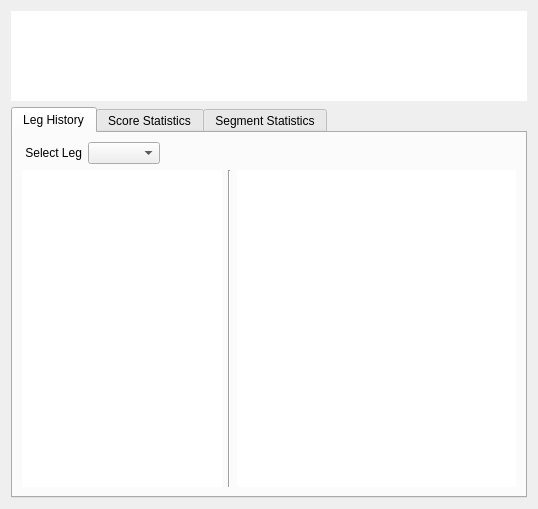
<?xml version="1.0" encoding="UTF-8"?>
<ui version="4.0">
 <class>CStatsWindowX01</class>
 <widget class="QDialog" name="CStatsWindowX01">
  <property name="geometry">
   <rect>
    <x>0</x>
    <y>0</y>
    <width>538</width>
    <height>509</height>
   </rect>
  </property>
  <property name="minimumSize">
   <size>
    <width>538</width>
    <height>0</height>
   </size>
  </property>
  <property name="maximumSize">
   <size>
    <width>538</width>
    <height>16777215</height>
   </size>
  </property>
  <property name="windowTitle">
   <string>Statistics</string>
  </property>
  <property name="styleSheet">
   <string notr="true"/>
  </property>
  <layout class="QVBoxLayout" name="verticalLayout_2">
   <item>
    <widget class="QTableView" name="tableViewGlobalGameStats">
     <property name="minimumSize">
      <size>
       <width>500</width>
       <height>0</height>
      </size>
     </property>
     <property name="maximumSize">
      <size>
       <width>16777215</width>
       <height>90</height>
      </size>
     </property>
     <property name="focusPolicy">
      <enum>Qt::NoFocus</enum>
     </property>
     <property name="frameShape">
      <enum>QFrame::NoFrame</enum>
     </property>
     <property name="frameShadow">
      <enum>QFrame::Plain</enum>
     </property>
     <property name="verticalScrollBarPolicy">
      <enum>Qt::ScrollBarAlwaysOff</enum>
     </property>
     <property name="horizontalScrollBarPolicy">
      <enum>Qt::ScrollBarAlwaysOff</enum>
     </property>
     <property name="selectionMode">
      <enum>QAbstractItemView::NoSelection</enum>
     </property>
     <property name="showGrid">
      <bool>false</bool>
     </property>
     <property name="gridStyle">
      <enum>Qt::NoPen</enum>
     </property>
     <attribute name="horizontalHeaderVisible">
      <bool>false</bool>
     </attribute>
     <attribute name="horizontalHeaderHighlightSections">
      <bool>false</bool>
     </attribute>
     <attribute name="verticalHeaderVisible">
      <bool>false</bool>
     </attribute>
     <attribute name="verticalHeaderHighlightSections">
      <bool>false</bool>
     </attribute>
    </widget>
   </item>
   <item>
    <widget class="QTabWidget" name="tabWidget">
     <property name="currentIndex">
      <number>0</number>
     </property>
     <widget class="QWidget" name="tab3">
      <attribute name="title">
       <string>Leg History</string>
      </attribute>
      <layout class="QGridLayout" name="gridLayout_2">
       <item row="0" column="0">
        <layout class="QHBoxLayout" name="horizontalLayout_3">
         <item>
          <layout class="QHBoxLayout" name="horizontalLayout_10">
           <item>
            <widget class="QLabel" name="label_select_leg">
             <property name="sizePolicy">
              <sizepolicy hsizetype="Fixed" vsizetype="Preferred">
               <horstretch>0</horstretch>
               <verstretch>0</verstretch>
              </sizepolicy>
             </property>
             <property name="minimumSize">
              <size>
               <width>60</width>
               <height>0</height>
              </size>
             </property>
             <property name="maximumSize">
              <size>
               <width>100</width>
               <height>50</height>
              </size>
             </property>
             <property name="text">
              <string>Select Leg</string>
             </property>
             <property name="alignment">
              <set>Qt::AlignRight|Qt::AlignTrailing|Qt::AlignVCenter</set>
             </property>
            </widget>
           </item>
           <item>
            <widget class="QComboBox" name="legSelector"/>
           </item>
           <item>
            <spacer name="horizontalSpacer_3">
             <property name="orientation">
              <enum>Qt::Horizontal</enum>
             </property>
             <property name="sizeHint" stdset="0">
              <size>
               <width>40</width>
               <height>20</height>
              </size>
             </property>
            </spacer>
           </item>
          </layout>
         </item>
         <item>
          <spacer name="horizontalSpacer">
           <property name="orientation">
            <enum>Qt::Horizontal</enum>
           </property>
           <property name="sizeHint" stdset="0">
            <size>
             <width>40</width>
             <height>20</height>
            </size>
           </property>
          </spacer>
         </item>
        </layout>
       </item>
       <item row="1" column="0">
        <layout class="QHBoxLayout" name="horizontalLayout_5">
         <item>
          <widget class="QTableView" name="tableViewLegScores">
           <property name="maximumSize">
            <size>
             <width>200</width>
             <height>16777215</height>
            </size>
           </property>
           <property name="focusPolicy">
            <enum>Qt::NoFocus</enum>
           </property>
           <property name="frameShape">
            <enum>QFrame::NoFrame</enum>
           </property>
           <property name="frameShadow">
            <enum>QFrame::Plain</enum>
           </property>
           <property name="verticalScrollBarPolicy">
            <enum>Qt::ScrollBarAsNeeded</enum>
           </property>
           <property name="horizontalScrollBarPolicy">
            <enum>Qt::ScrollBarAlwaysOff</enum>
           </property>
           <property name="selectionMode">
            <enum>QAbstractItemView::NoSelection</enum>
           </property>
           <property name="showGrid">
            <bool>false</bool>
           </property>
           <property name="gridStyle">
            <enum>Qt::NoPen</enum>
           </property>
           <attribute name="horizontalHeaderVisible">
            <bool>false</bool>
           </attribute>
           <attribute name="horizontalHeaderHighlightSections">
            <bool>false</bool>
           </attribute>
           <attribute name="verticalHeaderVisible">
            <bool>false</bool>
           </attribute>
           <attribute name="verticalHeaderHighlightSections">
            <bool>false</bool>
           </attribute>
          </widget>
         </item>
         <item>
          <widget class="Line" name="line">
           <property name="orientation">
            <enum>Qt::Vertical</enum>
           </property>
          </widget>
         </item>
         <item>
          <widget class="QTableView" name="tableViewLegStats">
           <property name="sizePolicy">
            <sizepolicy hsizetype="Expanding" vsizetype="Expanding">
             <horstretch>0</horstretch>
             <verstretch>0</verstretch>
            </sizepolicy>
           </property>
           <property name="minimumSize">
            <size>
             <width>0</width>
             <height>0</height>
            </size>
           </property>
           <property name="focusPolicy">
            <enum>Qt::NoFocus</enum>
           </property>
           <property name="frameShape">
            <enum>QFrame::NoFrame</enum>
           </property>
           <property name="frameShadow">
            <enum>QFrame::Plain</enum>
           </property>
           <property name="verticalScrollBarPolicy">
            <enum>Qt::ScrollBarAlwaysOff</enum>
           </property>
           <property name="horizontalScrollBarPolicy">
            <enum>Qt::ScrollBarAlwaysOff</enum>
           </property>
           <property name="sizeAdjustPolicy">
            <enum>QAbstractScrollArea::AdjustToContents</enum>
           </property>
           <property name="editTriggers">
            <set>QAbstractItemView::NoEditTriggers</set>
           </property>
           <property name="tabKeyNavigation">
            <bool>false</bool>
           </property>
           <property name="showDropIndicator" stdset="0">
            <bool>false</bool>
           </property>
           <property name="dragDropOverwriteMode">
            <bool>false</bool>
           </property>
           <property name="selectionMode">
            <enum>QAbstractItemView::NoSelection</enum>
           </property>
           <property name="showGrid">
            <bool>false</bool>
           </property>
           <property name="gridStyle">
            <enum>Qt::NoPen</enum>
           </property>
           <attribute name="horizontalHeaderVisible">
            <bool>false</bool>
           </attribute>
           <attribute name="horizontalHeaderHighlightSections">
            <bool>false</bool>
           </attribute>
           <attribute name="verticalHeaderVisible">
            <bool>false</bool>
           </attribute>
           <attribute name="verticalHeaderHighlightSections">
            <bool>false</bool>
           </attribute>
          </widget>
         </item>
        </layout>
       </item>
      </layout>
     </widget>
     <widget class="QWidget" name="tab1">
      <property name="sizePolicy">
       <sizepolicy hsizetype="Expanding" vsizetype="Expanding">
        <horstretch>0</horstretch>
        <verstretch>0</verstretch>
       </sizepolicy>
      </property>
      <attribute name="title">
       <string>Score Statistics</string>
      </attribute>
      <layout class="QVBoxLayout" name="verticalLayout_6">
       <item>
        <layout class="QHBoxLayout" name="horizontalLayout_26">
         <item>
          <widget class="QTableView" name="tableViewGlobalScoreStats">
           <property name="focusPolicy">
            <enum>Qt::NoFocus</enum>
           </property>
           <property name="frameShape">
            <enum>QFrame::NoFrame</enum>
           </property>
           <property name="frameShadow">
            <enum>QFrame::Plain</enum>
           </property>
           <property name="verticalScrollBarPolicy">
            <enum>Qt::ScrollBarAlwaysOff</enum>
           </property>
           <property name="horizontalScrollBarPolicy">
            <enum>Qt::ScrollBarAlwaysOff</enum>
           </property>
           <property name="selectionMode">
            <enum>QAbstractItemView::NoSelection</enum>
           </property>
           <property name="showGrid">
            <bool>false</bool>
           </property>
           <property name="gridStyle">
            <enum>Qt::NoPen</enum>
           </property>
           <attribute name="horizontalHeaderVisible">
            <bool>false</bool>
           </attribute>
           <attribute name="horizontalHeaderHighlightSections">
            <bool>false</bool>
           </attribute>
           <attribute name="verticalHeaderVisible">
            <bool>false</bool>
           </attribute>
           <attribute name="verticalHeaderHighlightSections">
            <bool>false</bool>
           </attribute>
          </widget>
         </item>
        </layout>
       </item>
      </layout>
     </widget>
     <widget class="QWidget" name="tab2">
      <attribute name="title">
       <string>Segment Statistics</string>
      </attribute>
      <layout class="QGridLayout" name="gridLayout">
       <item row="0" column="0">
        <widget class="QTableView" name="tableViewGlobalSegmentStats">
         <property name="focusPolicy">
          <enum>Qt::NoFocus</enum>
         </property>
         <property name="frameShape">
          <enum>QFrame::NoFrame</enum>
         </property>
         <property name="frameShadow">
          <enum>QFrame::Plain</enum>
         </property>
         <property name="verticalScrollBarPolicy">
          <enum>Qt::ScrollBarAlwaysOff</enum>
         </property>
         <property name="horizontalScrollBarPolicy">
          <enum>Qt::ScrollBarAlwaysOff</enum>
         </property>
         <property name="selectionMode">
          <enum>QAbstractItemView::NoSelection</enum>
         </property>
         <property name="showGrid">
          <bool>false</bool>
         </property>
         <property name="gridStyle">
          <enum>Qt::NoPen</enum>
         </property>
         <attribute name="horizontalHeaderVisible">
          <bool>false</bool>
         </attribute>
         <attribute name="horizontalHeaderHighlightSections">
          <bool>false</bool>
         </attribute>
         <attribute name="verticalHeaderVisible">
          <bool>false</bool>
         </attribute>
         <attribute name="verticalHeaderHighlightSections">
          <bool>false</bool>
         </attribute>
        </widget>
       </item>
      </layout>
     </widget>
    </widget>
   </item>
  </layout>
 </widget>
 <resources/>
 <connections/>
</ui>
